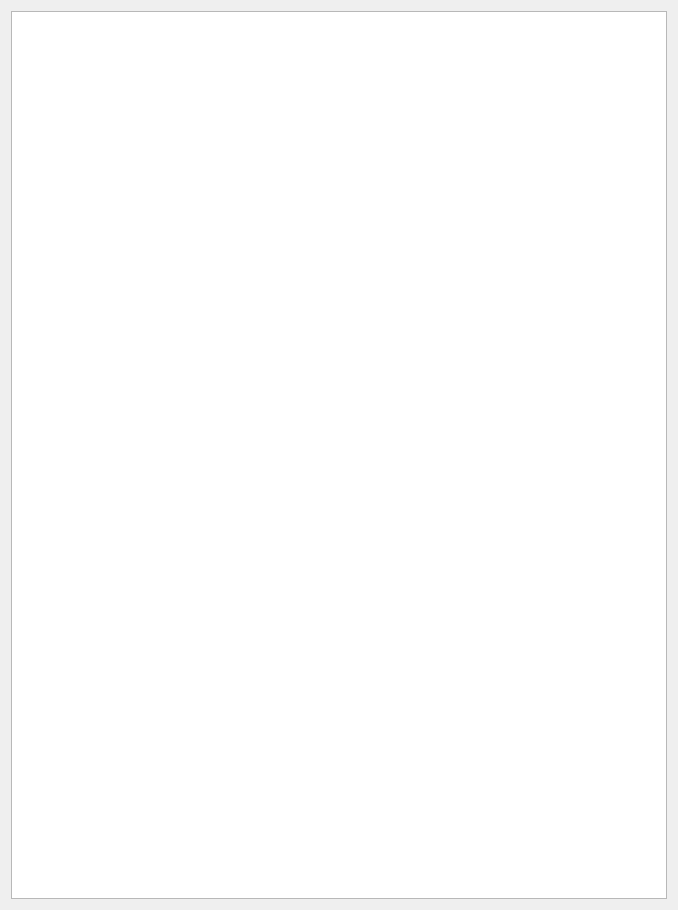
<?xml version="1.0" encoding="UTF-8"?>
<ui version="4.0">
 <class>FitsHeaderViewer</class>
 <widget class="QWidget" name="FitsHeaderViewer">
  <property name="geometry">
   <rect>
    <x>0</x>
    <y>0</y>
    <width>678</width>
    <height>910</height>
   </rect>
  </property>
  <property name="windowTitle">
   <string>Fits Header</string>
  </property>
  <layout class="QHBoxLayout" name="horizontalLayout">
   <item>
    <widget class="QTextEdit" name="headerText">
     <property name="lineWrapMode">
      <enum>QTextEdit::NoWrap</enum>
     </property>
     <property name="readOnly">
      <bool>true</bool>
     </property>
    </widget>
   </item>
  </layout>
 </widget>
 <resources/>
 <connections/>
</ui>
